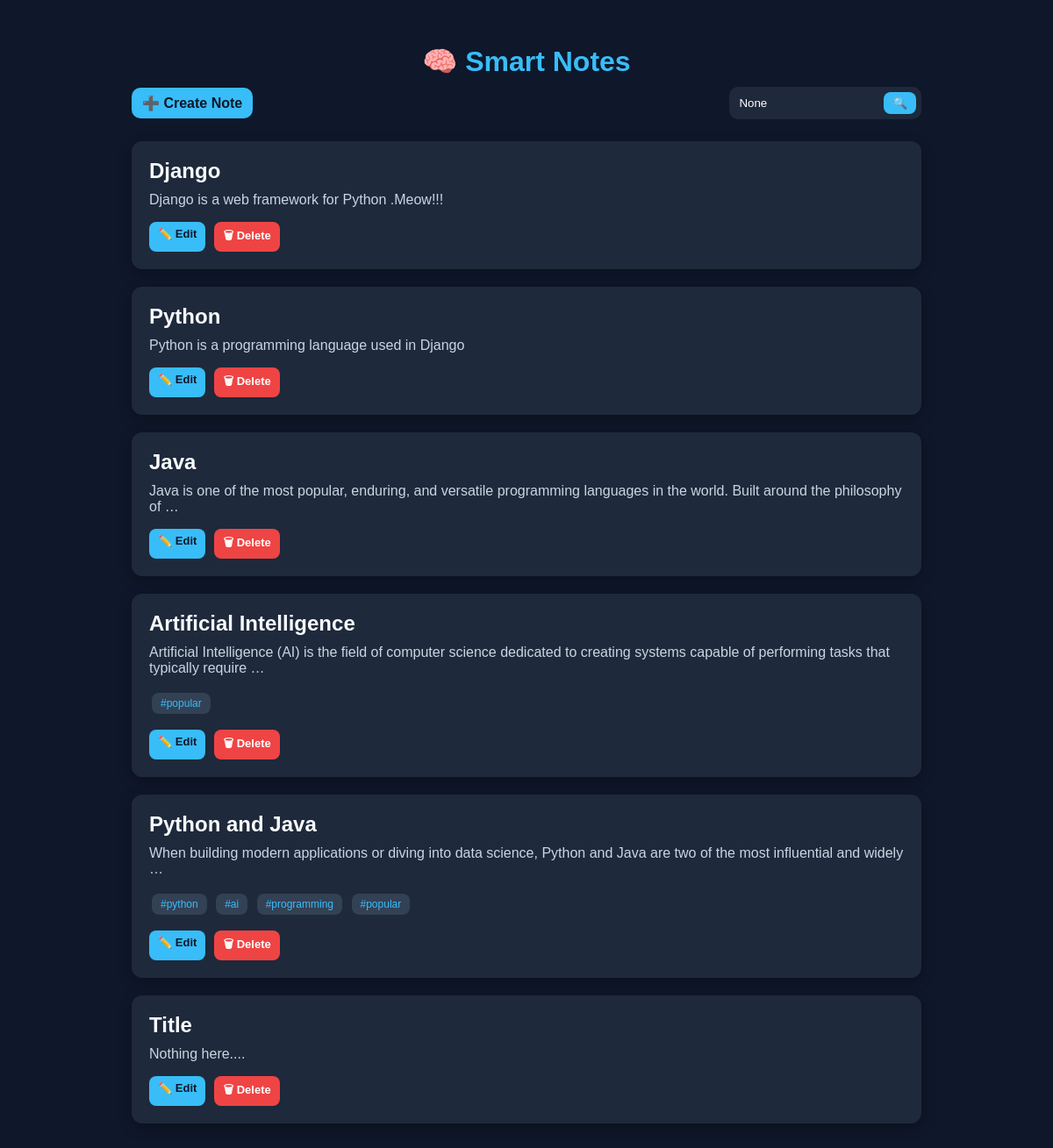
The page / on the database its author committed.
### notes/models.py (models this page shows, shortened)
class Note(models.Model):
    title = models.CharField(max_length=200)
    content = models.TextField()
    created_at = models.DateTimeField(auto_now_add=True)
    def get_tags(self):
        return re.findall(r"#(\w+)", self.content)

### notes/views.py (the view)
# urls.py: path('', views.note_list, name='note_list'),
def note_list(request):
    query = request.GET.get('q')
    if query:
        notes = Note.objects.filter(title__icontains=query) | Note.objects.filter(content__icontains=query)
    else:
        notes = Note.objects.all()
    return render(request, 'notes/note_list.html', {
        'notes': notes,
        'query': query
    })

### notes/templates/notes/note_list.html (shortened to what this page needs)
<!DOCTYPE html>
<html>
<head>
</head>
<body>
<div class="container">
    <h1>🧠 Smart Notes</h1>
    <div class="top-row">
        <a href="{% url 'create_note' %}" class="create-btn">
            ➕ Create Note
        </a>
        <form method="GET" class="search-form">
            <input type="text" name="q" placeholder="Search notes..."
                   value="{{ query }}">
            <button type="submit">🔍</button>
        </form>
    </div>
    {% if notes %}
        {% for note in notes %}
            <div class="note">
                <h2>
                    <a href="{% url 'note_detail' note.id %}">
                        {{ note.title }}
                    </a>
                </h2>
                <p>
                    {{ note.content|truncatewords:20 }}
                </p>
                <div>
                    {% for tag in note.get_tags %}
                        <span class="tag">#{{ tag }}</span>
                    {% endfor %}
                </div>
                <div class="actions">
                    <a href="{% url 'edit_note' note.id %}" class="btn edit-btn">
                        ✏️ Edit
                    </a>
                    <a href="{% url 'delete_note' note.id %}" class="btn delete-btn"
                       onclick="return confirm('Are you sure you want to delete this note?');">
                        🗑 Delete
                    </a>
                </div>
            </div>
        {% endfor %}
    {% else %}
        <div class="empty">
            ❌ No notes found for "<b>{{ query }}</b>"
            <br><br>
            Try another keyword.
        </div>
    {% endif %}
</div>
</body>
</html>

### notes/templates/notes/note_list.html (style rules this page uses)
body { font-family: Arial, sans-serif; background: #0f172a; color: #e2e8f0; margin: 0; padding: 0; }
.container { max-width: 900px; margin: auto; padding: 30px; }
h1 { text-align: center; color: #38bdf8; margin-bottom: 10px; }
.top-row { display: flex; justify-content: space-between; align-items: center; margin-bottom: 25px; }
.create-btn { display: flex; align-items: center; gap: 6px; background: #38bdf8; color: #0f172a; padding: 8px 12px; border-radius: 10px; text-decoration: none; font-weight: bold; transition: 0.2s; }
.search-form { display: flex; align-items: center; background: #1e293b; padding: 6px; border-radius: 10px; }
.search-form input { background: transparent; border: none; outline: none; color: white; width: 160px; padding: 5px; }
.search-form button { background: #38bdf8; border: none; padding: 5px 10px; border-radius: 8px; cursor: pointer; }
.note { background: #1e293b; padding: 20px; margin-bottom: 20px; border-radius: 12px; box-shadow: 0 5px 15px rgba(0,0,0,0.3); transition: 0.2s; }
.note h2 { margin: 0; }
.note h2 a { color: #f8fafc; text-decoration: none; }
.note p { color: #cbd5e1; margin-top: 10px; }
.tag { display: inline-block; background: #334155; padding: 5px 10px; border-radius: 8px; margin: 3px; font-size: 12px; color: #38bdf8; }
.actions { margin-top: 15px; display: flex; gap: 10px; }
.btn { padding: 6px 10px; border-radius: 8px; text-decoration: none; font-size: 13px; font-weight: bold; }
.edit-btn { background: #38bdf8; color: #0f172a; }
.delete-btn { background: #ef4444; color: white; }

### rows shown on the page
Note: title "Django", content "Django is a web framework for Python .Meow!!!"
Note: title "Python", content "Python is a programming language used in Django"
Note: title "Java", content "Java is one of the most popular, enduring, and versatile programming languages in the world. Built around the philosophy of …"
Note: title "Artificial Intelligence", content "Artificial Intelligence (AI) is the field of computer science dedicated to creating systems capable of performing tasks that typically require …", get_tags "popular"
Note: title "Python and Java", content "When building modern applications or diving into data science, Python and Java are two of the most influential and widely …", get_tags "python" "ai" "programming" "popular"
Note: title "Title", content "Nothing here...."
